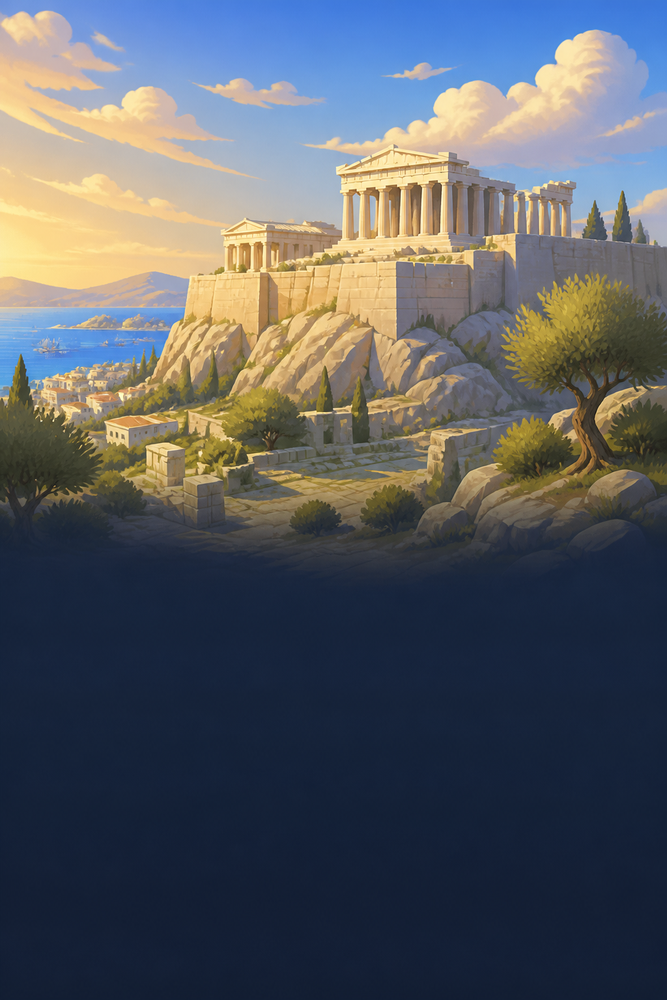
#> input picture assets/images/BG_Castle_Greece.png, 667 x 1000 px, shrunk from 1024 x 1536 before the run, given as the content of the folder ./assets/raw, which was not available
$ python remove_greenback.py
#> lines starting #> are read from the running program, lines starting #| are printed output that depends on the picture; pictures that were not available may be replaced by others from this repository, and a replacement may not be noted
"""
remove_greenback.py
────────────────────────────────────────────────────────
グリーンバック（#00B140）を透過PNGに変換するスクリプト

使い方:
  1. pip install Pillow numpy
  2. INPUT_DIR に元の素材を入れる
  3. python remove_greenback.py
  4. OUTPUT_DIR に透過PNG が出力される

対象グリーン: #00B140 (R=0, G=177, B=64)
────────────────────────────────────────────────────────
"""

from PIL import Image
import numpy as np
import os
import sys

# ── 設定 ─────────────────────────────────────────────
INPUT_DIR  = "./assets/raw"     # 元素材フォルダ
OUTPUT_DIR = "./assets/images"  # 出力フォルダ

TARGET_COLOR = (0, 177, 64)     # #00B140
TOLERANCE    = 60               # 色の許容誤差（0〜255）大きいほど広く抜ける
EDGE_SMOOTH  = 1.5              # エッジのなめらかさ倍率
# ─────────────────────────────────────────────────────


def remove_green_background(input_path: str, output_path: str,
                             target: tuple = TARGET_COLOR,
                             tolerance: int = TOLERANCE,
                             edge_smooth: float = EDGE_SMOOTH) -> None:
    """
    グリーンバックを透過に変換する。

    Args:
        input_path:   入力画像パス
        output_path:  出力画像パス（PNG）
        target:       除去するRGBカラー
        tolerance:    許容誤差（この距離以内を透過にする）
        edge_smooth:  エッジのなめらかさ（1.0 = なし、2.0 = 広め）
    """
    img = Image.open(input_path).convert("RGBA")
    data = np.array(img, dtype=np.float32)

    r, g, b = data[:, :, 0], data[:, :, 1], data[:, :, 2]
    tr, tg, tb = target

    # ターゲット色との距離
    dist = np.sqrt((r - tr) ** 2 + (g - tg) ** 2 + (b - tb) ** 2)

    # アルファマスク生成
    alpha = np.where(
        dist < tolerance,
        0.0,  # 完全透過
        np.where(
            dist < tolerance * edge_smooth,
            # エッジ部分：線形補間で半透明に
            ((dist - tolerance) / (tolerance * (edge_smooth - 1.0)) * 255.0).clip(0, 255),
            255.0,  # 不透明
        )
    )

    data[:, :, 3] = alpha
    result = Image.fromarray(data.astype(np.uint8), "RGBA")
    result.save(output_path, "PNG")


def process_directory(input_dir: str, output_dir: str) -> None:
    """フォルダ内の全画像（サブフォルダ含む）を一括処理する。
    assets/raw/<genre>/Xxx.png → assets/images/<genre>/Xxx.png のように
    サブフォルダの相対パスを保ったまま出力する。
    """
#> called with input_dir = './assets/raw', output_dir = './assets/images'
    supported = {".png", ".jpg", ".jpeg", ".bmp", ".tiff", ".webp"}
    files = []
    for root, _dirs, filenames in os.walk(input_dir):
        for f in filenames:
            if os.path.splitext(f)[1].lower() in supported:
                files.append(os.path.relpath(os.path.join(root, f), input_dir))

    if not files:
        print(f"⚠️  {input_dir} に対象ファイルが見つかりません")
        return

    print(f"📂 入力フォルダ: {input_dir}")
    print(f"📂 出力フォルダ: {output_dir}")
    print(f"🎯 対象ファイル数: {len(files)}\n")

    success = 0
    for rel_path in sorted(files):
        input_path  = os.path.join(input_dir, rel_path)
        rel_dir, filename = os.path.split(rel_path)
        output_name = os.path.splitext(filename)[0] + ".png"
        output_dir_full = os.path.join(output_dir, rel_dir)
        os.makedirs(output_dir_full, exist_ok=True)
        output_path = os.path.join(output_dir_full, output_name)

        try:
            remove_green_background(input_path, output_path)
#> in remove_green_background, `r, g, b = data[:, :, 0], data[:, :, 1], data[:, :, 2]`:
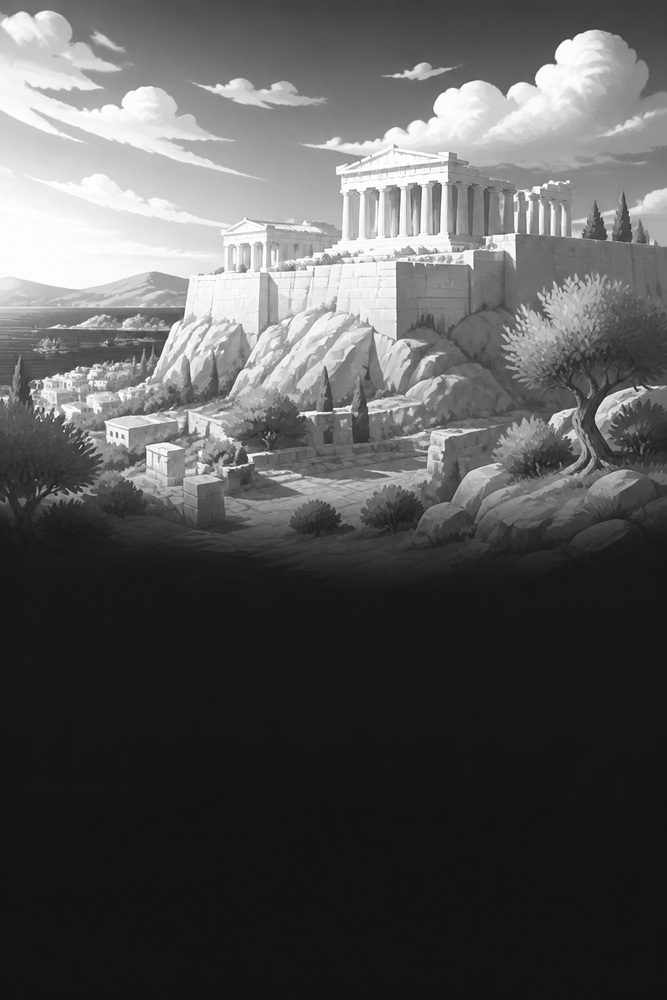
#> r: shape (1000, 667) float32; min 17, max 255, mean 88.7
#> in remove_green_background, `r, g, b = data[:, :, 0], data[:, :, 1], data[:, :, 2]`:
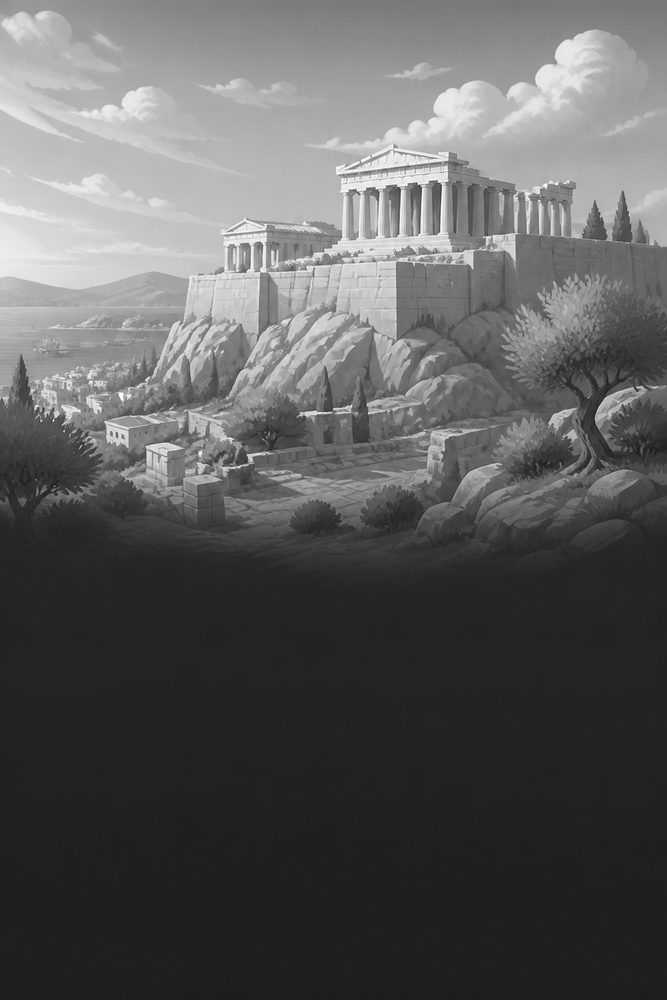
#> g: shape (1000, 667) float32; min 25, max 255, mean 92.9
#> in remove_green_background, `r, g, b = data[:, :, 0], data[:, :, 1], data[:, :, 2]`:
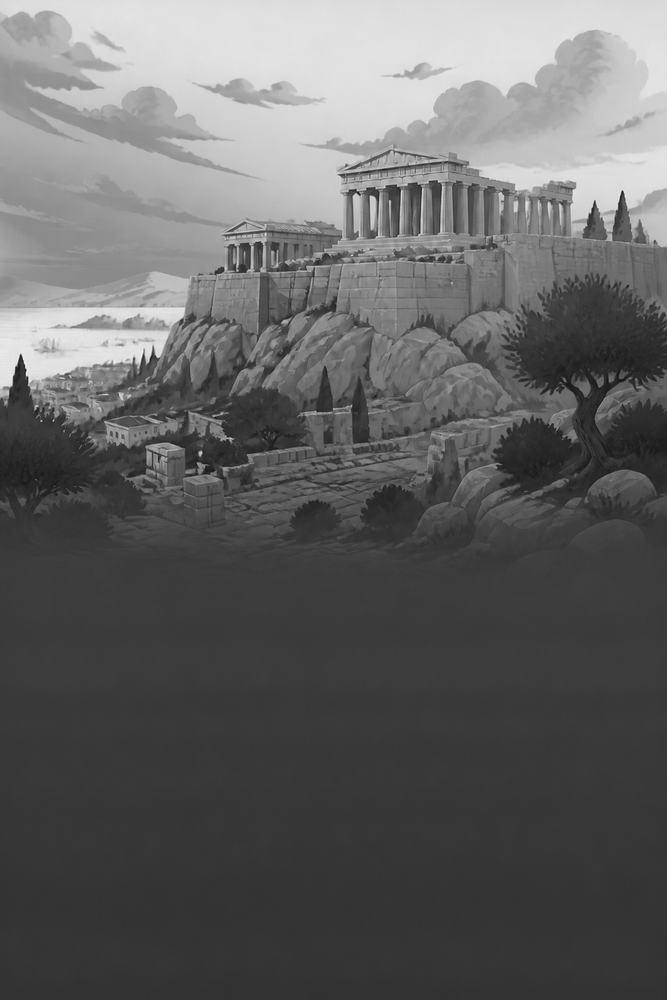
#> b: shape (1000, 667) float32; min 18, max 242, mean 99.3
#> in remove_green_background, `dist = np.sqrt((r - tr) ** 2 + (g - tg) ** 2 + (b - tb) ** 2)`:
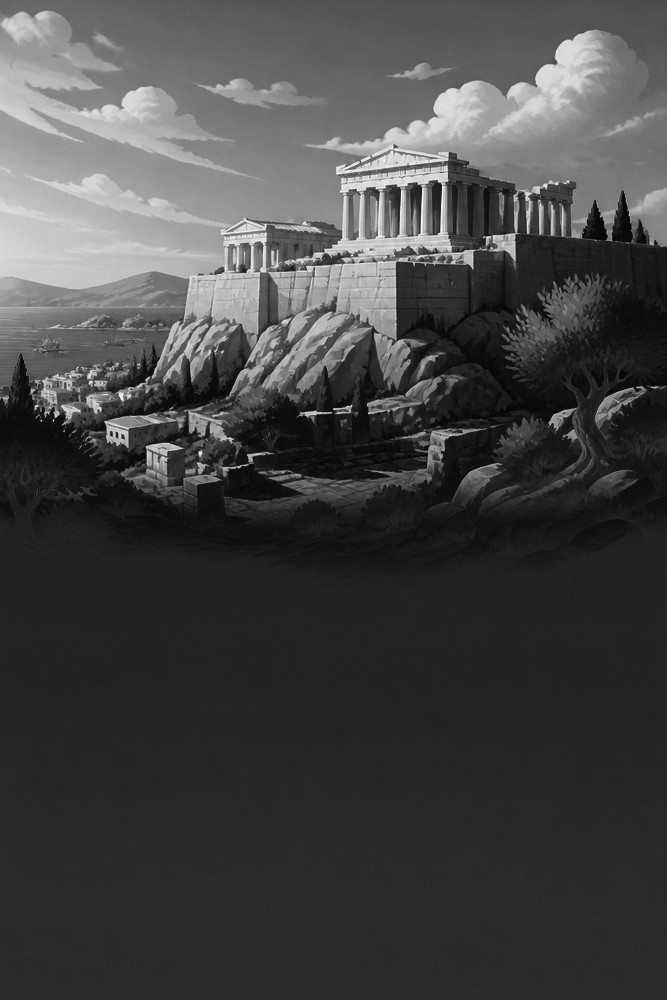
#> dist: shape (1000, 667) float32; min 116.3, max 307.9, mean 168.3; drawn with min black and max white
#> in remove_green_background, `alpha = np.where( dist < tolerance, 0.0,`: alpha: shape (1000, 667) float32; every value is 255
            print(f"  ✅ {rel_path}  →  {os.path.join(rel_dir, output_name) if rel_dir else output_name}")
            success += 1
        except Exception as e:
            print(f"  ❌ {rel_path}  エラー: {e}")

    print(f"\n🎉 完了: {success}/{len(files)} ファイルを変換しました")


def process_single(input_path: str, output_path: str = None) -> None:
    """単一ファイルを処理する。"""
    if output_path is None:
        base = os.path.splitext(input_path)[0]
        output_path = base + "_transparent.png"

    remove_green_background(input_path, output_path)
    print(f"✅ 変換完了: {input_path}  →  {output_path}")


# ── エントリポイント ──────────────────────────────────
if __name__ == "__main__":
    if len(sys.argv) == 2:
        # 引数1つ: 単一ファイルを処理
        process_single(sys.argv[1])
    elif len(sys.argv) == 3:
        # 引数2つ: 単一ファイルを出力先指定で処理
        process_single(sys.argv[1], sys.argv[2])
    else:
        # 引数なし: フォルダ一括処理
        process_directory(INPUT_DIR, OUTPUT_DIR)
